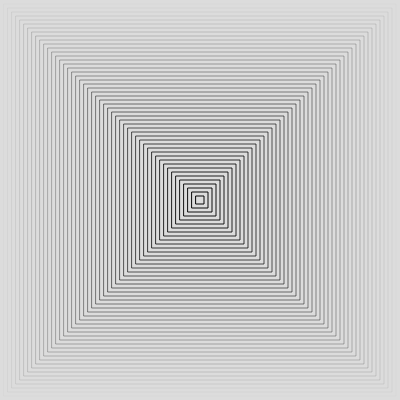
Frame 1 (no input)
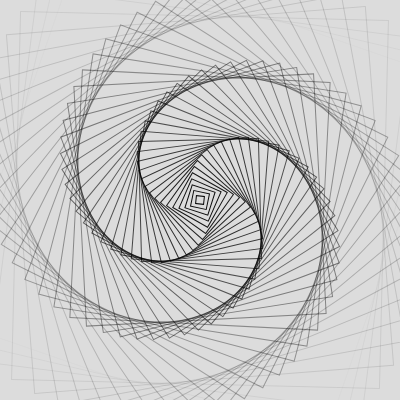
Frame 60 (no input)
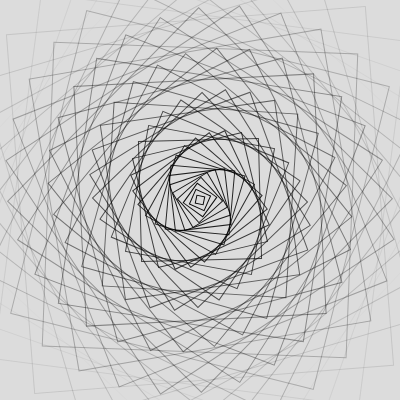
Frame 120 (the mouse pressed at the canvas centre since frame 60)

The p5.js sketch that drew these frames (run headless with seeded random() and noise() and a simulated clock; from frame 60 on, the mouse is pressed at the canvas centre):

// p5.js sketch
// ── sketch.js
// Création d'une variable qui servira de compteur
let a = 0;
// Nombre de carrés
let nb = 50;

function setup() {
  createCanvas(400, 400);
  // On calcule les positions des carrés (rect) à partir du centre
  rectMode(CENTER);
  // Pas de remplissage
  noFill();
}

function draw() {
  background(220);
  
  // Début de la boucle
  // On initialise le compteur avec i = 0
  // On vérifie que le compteur est plus petit que nb avec i<=nb
  // On incrémente le compteur de 1
  for(let i = 0; i<=nb; i++){
    // Fonction map() pour calculer la taille des carrés
    let t = map(i,0,nb,0,width);
    // Fonction map() pour calculer l'opacité entre 0 et 255
    let o = map(i,0,nb,255,0);
    // Affectation de l'opacité o à la fonction stroke()
    stroke(0,o);
    // On isole les transformations de chaqsue carré avec push() et pop()
    push();
    // On place au centre
    translate(width/2,height/2);
    // Rotation de a*i : a augmentant, le carré tourne / i augmentant également, la vitesse de rotation augmente
    rotate(radians(a*i));
    // On dessine le rectangle avec largeur et longueur égales à t
  	rect(0,0,t,t);
    // pop() pour clore les transformations
    pop();
  }
  // Fin de la boucle
  
  // On ajouter 0.1 à la variable a utilisée pour la rotation des carrés
  a+=0.1;
}
